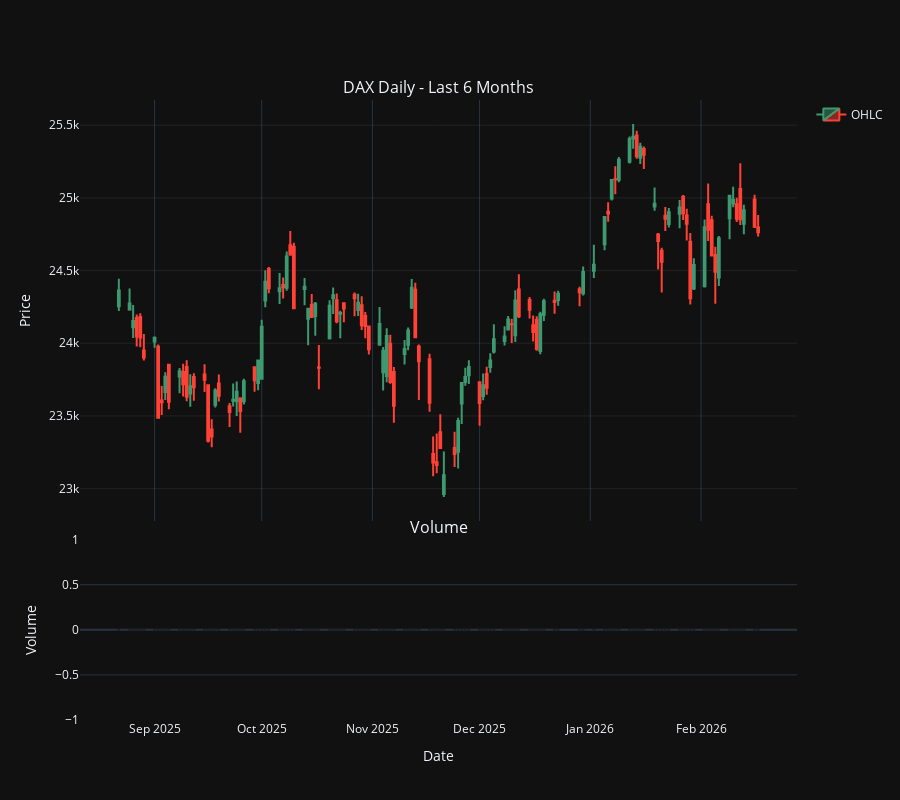

The code cell stored with this chart in its notebook:
### Markdown cell above
## 4. Interactive Candlestick Charts

Use Plotly for interactive exploration of price action.

### Code cell
def plot_candlestick(df, title="DAX Candlestick Chart", show_volume=True):
    """
    Create interactive candlestick chart with Plotly
    
    Args:
        df: Polars DataFrame with columns: timestamp, open, high, low, close, volume
        title: Chart title
        show_volume: Whether to show volume subplot
    """
    if show_volume:
        fig = make_subplots(
            rows=2, cols=1,
            shared_xaxes=True,
            vertical_spacing=0.03,
            row_heights=[0.7, 0.3],
            subplot_titles=(title, 'Volume')
        )
    else:
        fig = go.Figure()
    
    price_min = float(df['low'].min())
    price_max = float(df['high'].max())
    
    y_range = [price_min + i * (price_max - price_min) / 100 for i in range(101)]
    x_values = df['timestamp'].to_list() * len(y_range)
    y_values = [y for y in y_range for _ in range(len(df))]
    
    price_overlay = go.Scatter(
        x=x_values,
        y=y_values,
        mode='markers',
        marker=dict(size=0.1, color='rgba(0,0,0,0)'),
        showlegend=False,
        hovertemplate='<b>Price: %{y:,.2f}</b><extra></extra>',
        name='Price Level'
    )
    
    candlestick = go.Candlestick(
        x=df['timestamp'].to_list(),
        open=df['open'].to_list(),
        high=df['high'].to_list(),
        low=df['low'].to_list(),
        close=df['close'].to_list(),
        name='OHLC',
        hovertext=[
            f"<b>Price Levels:</b><br>" +
            f"Open: {o:.2f}<br>" +
            f"High: <b>{h:.2f}</b><br>" +
            f"Low: <b>{l:.2f}</b><br>" +
            f"Close: {c:.2f}<br>" +
            f"Range: {h-l:.2f} ({(h-l)/l*100:.2f}%)"
            for o, h, l, c in zip(
                df['open'].to_list(),
                df['high'].to_list(),
                df['low'].to_list(),
                df['close'].to_list()
            )
        ],
        hoverinfo='text+x',
    )
    
    if show_volume:
        fig.add_trace(price_overlay, row=1, col=1)
        fig.add_trace(candlestick, row=1, col=1)
        
        colors = ['red' if df['close'][i] < df['open'][i] else 'green' 
                  for i in range(len(df))]
        
        volume_bars = go.Bar(
            x=df['timestamp'].to_list(),
            y=df['volume'].to_list(),
            name='Volume',
            marker_color=colors,
            showlegend=False
        )
        fig.add_trace(volume_bars, row=2, col=1)
    else:
        fig.add_trace(price_overlay)
        fig.add_trace(candlestick)
        fig.update_layout(title=title)
    
    fig.update_layout(
        xaxis_rangeslider_visible=False,
        height=800,
        hovermode='closest',
        template='plotly_dark',
    )
    
    fig.update_xaxes(
        title_text="Date",
        row=2 if show_volume else 1,
        col=1,
        showspikes=True,
        spikemode='across',
        spikesnap='cursor',
        spikedash='dot',
        spikecolor='rgba(150, 150, 150, 0.5)',
        spikethickness=1
    )
    
    fig.update_yaxes(
        title_text="Price",
        row=1,
        col=1,
        showspikes=True,
        spikemode='across+toaxis+marker',
        spikesnap='cursor',
        spikedash='solid',
        spikecolor='rgba(255, 255, 255, 0.8)',
        spikethickness=2,
        showgrid=True,
        gridcolor='rgba(100, 100, 100, 0.2)',
    )
    
    if show_volume:
        fig.update_yaxes(title_text="Volume", row=2, col=1)
    
    return fig

recent_daily = load_data("DAX", "1D", days=180)
fig = plot_candlestick(recent_daily, "DAX Daily - Last 6 Months")
fig.show()

### Figure 1 — Plotly figure (JSON) as saved in the notebook; plotly's stock layout.template omitted (floating-point values rounded to 4 significant figures; data arrays with more than 128 entries replaced by an {"elided": "..."} marker saying what was removed)
{"data": [{"hovertemplate": "<b>Price: %{y:,.2f}</b><extra></extra>", "marker": {"color": "rgba(0,0,0,0)", "size": 0.1}, "mode": "markers", "name": "Price Level", "showlegend": false, "type": "scatter", "x": {"elided": "12423 str values"}, "xaxis": "x", "y": {"elided": "12423 float values"}, "yaxis": "y"}, {"close": [24360.0, 24270.0, 24150.0, 24050.0, 24040.0, 23900.0, 24040.0, 23490.0, 23590.0, 23770.0, 23600.0, 23810.0, 23720.0, 23630.0, 23700.0, 23700.0, 23750.0, 23330.0, 23360.0, 23670.0, 23640.0, 23530.0, 23610.0, 23670.0, 23530.0, 23740.0, 23750.0, 23880.0, 24110.0, 24420.0, 24380.0, 24380.0, 24390.0, 24600.0, 24610.0, 24240.0, 24390.0, 24240.0, 24180.0, 24270.0, 23830.0, 24260.0, 24330.0, 24150.0, 24210.0, 24240.0, 24310.0, 24280.0, 24120.0, 24120.0, 23960.0, 24130.0, 23950.0, 24050.0, 23730.0, 23570.0, 23960.0, 24090.0, 24380.0, 24040.0, 23880.0, 23590.0, 23180.0, 23160.0, 23280.0, 23090.0, 23240.0, 23460.0, 23730.0, 23770.0, 23840.0, 23590.0, 23710.0, 23690.0, 23880.0, 24030.0, 24050.0, 24160.0, 24130.0, 24290.0, 24190.0, 24230.0, 24080.0, 23960.0, 24200.0, 24290.0, 24280.0, 24340.0, 24350.0, 24490.0, 24540.0, 24870.0, 24890.0, 25120.0, 25130.0, 25260.0, 25410.0, 25420.0, 25290.0, 25350.0, 25300.0, 24960.0, 24700.0, 24560.0, 24860.0, 24900.0, 24930.0, 24890.0, 24820.0, 24310.0, 24540.0, 24800.0, 24780.0, 24600.0, 24490.0, 24720.0, 25010.0, 24990.0, 24860.0, 24850.0, 24910.0, 24800.0, 24760.0], "high": [24440.0, 24380.0, 24260.0, 24200.0, 24210.0, 24060.0, 24050.0, 23990.0, 23710.0, 23800.0, 23850.0, 23830.0, 23860.0, 23880.0, 23790.0, 23790.0, 23860.0, 23720.0, 23480.0, 23690.0, 23790.0, 23590.0, 23720.0, 23740.0, 23630.0, 23760.0, 23840.0, 23890.0, 24160.0, 24500.0, 24520.0, 24480.0, 24450.0, 24630.0, 24770.0, 24690.0, 24450.0, 24240.0, 24340.0, 24280.0, 23990.0, 24300.0, 24380.0, 24340.0, 24220.0, 24280.0, 24350.0, 24340.0, 24320.0, 24220.0, 24120.0, 24250.0, 23970.0, 24100.0, 24060.0, 23840.0, 24020.0, 24110.0, 24440.0, 24420.0, 23990.0, 23930.0, 23360.0, 23380.0, 23510.0, 23260.0, 23390.0, 23490.0, 23730.0, 23830.0, 23880.0, 23730.0, 23790.0, 23840.0, 23930.0, 24130.0, 24120.0, 24190.0, 24170.0, 24360.0, 24470.0, 24320.0, 24190.0, 24190.0, 24220.0, 24310.0, 24360.0, 24360.0, 24390.0, 24530.0, 24680.0, 24870.0, 24970.0, 25120.0, 25220.0, 25280.0, 25420.0, 25510.0, 25460.0, 25380.0, 25350.0, 25070.0, 24760.0, 24660.0, 24940.0, 24930.0, 24990.0, 25020.0, 24930.0, 24760.0, 24590.0, 24850.0, 25100.0, 24880.0, 24660.0, 24740.0, 25010.0, 25080.0, 25000.0, 25240.0, 24950.0, 25020.0, 24880.0], "hoverinfo": "text+x", "hovertext": ["<b>Price Levels:</b><br>Open: 24254.81<br>High: <b>24444.41</b><br>Low: <b>24222.54</b><br>Close: 24363.09<br>Range: 221.87 (0.92%)", "<b>Price Levels:</b><br>Open: 24232.02<br>High: <b>24377.38</b><br>Low: <b>24224.15</b><br>Close: 24273.12<br>Range: 153.23 (0.63%)", "<b>Price Levels:</b><br>Open: 24110.08<br>High: <b>24263.11</b><br>Low: <b>24036.88</b><br>Close: 24152.87<br>Range: 226.23 (0.94%)", "<b>Price Levels:</b><br>Open: 24174.62<br>High: <b>24198.30</b><br>Low: <b>23977.99</b><br>Close: 24046.21<br>Range: 220.31 (0.92%)", "<b>Price Levels:</b><br>Open: 24180.62<br>High: <b>24206.53</b><br>Low: <b>23972.54</b><br>Close: 24039.92<br>Range: 233.99 (0.98%)", "<b>Price Levels:</b><br>Open: 23949.43<br>High: <b>24063.55</b><br>Low: <b>23881.98</b><br>Close: 23902.21<br>Range: 181.57 (0.76%)", "<b>Price Levels:</b><br>Open: 24012.04<br>High: <b>24046.85</b><br>Low: <b>23969.36</b><br>Close: 24037.33<br>Range: 77.49 (0.32%)", "<b>Price Levels:</b><br>Open: 23975.34<br>High: <b>23990.81</b><br>Low: <b>23487.33</b><br>Close: 23487.33<br>Range: 503.48 (2.14%)", "<b>Price Levels:</b><br>Open: 23606.69<br>High: <b>23705.95</b><br>Low: <b>23507.11</b><br>Close: 23594.80<br>Range: 198.84 (0.85%)", "<b>Price Levels:</b><br>Open: 23664.79<br>High: <b>23800.12</b><br>Low: <b>23610.45</b><br>Close: 23770.33<br>Range: 189.67 (0.80%)", "<b>Price Levels:</b><br>Open: 23851.94<br>High: <b>23854.68</b><br>Low: <b>23546.70</b><br>Close: 23596.98<br>Range: 307.98 (1.31%)", "<b>Price Levels:</b><br>Open: 23771.86<br>High: <b>23830.12</b><br>Low: <b>23655.47</b><br>Close: 23807.13<br>Range: 174.65 (0.74%)", "<b>Price Levels:</b><br>Open: 23802.61<br>High: <b>23859.56</b><br>Low: <b>23633.95</b><br>Close: 23718.45<br>Range: 225.61 (0.95%)", "<b>Price Levels:</b><br>Open: 23837.17<br>High: <b>23883.58</b><br>Low: <b>23600.47</b><br>Close: 23632.95<br>Range: 283.11 (1.20%)", "<b>Price Levels:</b><br>Open: 23654.93<br>High: <b>23787.18</b><br>Low: <b>23563.37</b><br>Close: 23703.65<br>Range: 223.81 (0.95%)", "<b>Price Levels:</b><br>Open: 23767.34<br>High: <b>23793.06</b><br>Low: <b>23604.36</b><br>Close: 23698.15<br>Range: 188.70 (0.80%)", "<b>Price Levels:</b><br>Open: 23785.26<br>High: <b>23855.35</b><br>Low: <b>23664.11</b><br>Close: 23748.86<br>Range: 191.24 (0.81%)", "<b>Price Levels:</b><br>Open: 23711.99<br>High: <b>23717.67</b><br>Low: <b>23317.30</b><br>Close: 23329.24<br>Range: 400.37 (1.72%)", "<b>Price Levels:</b><br>Open: 23407.39<br>High: <b>23476.71</b><br>Low: <b>23284.67</b><br>Close: 23359.18<br>Range: 192.04 (0.82%)", "<b>Price Levels:</b><br>Open: 23577.06<br>High: <b>23690.47</b><br>Low: <b>23557.81</b><br>Close: 23674.53<br>Range: 132.66 (0.56%)", "<b>Price Levels:</b><br>Open: 23723.34<br>High: <b>23785.24</b><br>Low: <b>23599.26</b><br>Close: 23639.41<br>Range: 185.98 (0.79%)", "<b>Price Levels:</b><br>Open: 23567.49<br>High: <b>23589.25</b><br>Low: <b>23424.44</b><br>Close: 23527.05<br>Range: 164.81 (0.70%)", "<b>Price Levels:</b><br>Open: 23604.36<br>High: <b>23723.20</b><br>Low: <b>23564.97</b><br>Close: 23611.33<br>Range: 158.23 (0.67%)", "<b>Price Levels:</b><br>Open: 23601.50<br>High: <b>23736.60</b><br>Low: <b>23499.98</b><br>Close: 23666.81<br>Range: 236.62 (1.01%)", "<b>Price Levels:</b><br>Open: 23620.40<br>High: <b>23629.37</b><br>Low: <b>23383.84</b><br>Close: 23534.83<br>Range: 245.53 (1.05%)", "<b>Price Levels:</b><br>Open: 23601.19<br>High: <b>23756.04</b><br>Low: <b>23579.25</b><br>Close: 23739.47<br>Range: 176.79 (0.75%)", "<b>Price Levels:</b><br>Open: 23835.61<br>High: <b>23835.61</b><br>Low: <b>23666.81</b><br>Close: 23745.06<br>Range: 168.80 (0.71%)", "<b>Price Levels:</b><br>Open: 23726.43<br>High: <b>23887.73</b><br>Low: <b>23676.36</b><br>Close: 23880.72<br>Range: 211.37 (0.89%)", "<b>Price Levels:</b><br>Open: 23755.23<br>High: <b>24162.23</b><br>Low: <b>23753.08</b><br>Close: 24113.62<br>Range: 409.15 (1.72%)", "<b>Price Levels:</b><br>Open: 24293.83<br>High: <b>24502.33</b><br>Low: <b>24247.45</b><br>Close: 24422.56<br>Range: 254.88 (1.05%)", "<b>Price Levels:</b><br>Open: 24511.57<br>High: <b>24524.11</b><br>Low: <b>24343.21</b><br>Close: 24378.80<br>Range: 180.90 (0.74%)", "<b>Price Levels:</b><br>Open: 24357.59<br>High: <b>24482.90</b><br>Low: <b>24269.94</b><br>Close: 24378.29<br>Range: 212.96 (0.88%)", "<b>Price Levels:</b><br>Open: 24400.77<br>High: <b>24452.93</b><br>Low: <b>24308.04</b><br>Close: 24385.78<br>Range: 144.89 (0.60%)", "<b>Price Levels:</b><br>Open: 24382.66<br>High: <b>24630.97</b><br>Low: <b>24360.65</b><br>Close: 24597.13<br>Range: 270.32 (1.11%)", "<b>Price Levels:</b><br>Open: 24674.65<br>High: <b>24771.34</b><br>Low: <b>24602.12</b><br>Close: 24611.25<br>Range: 169.22 (0.69%)", "<b>Price Levels:</b><br>Open: 24664.23<br>High: <b>24690.72</b><br>Low: <b>24241.46</b><br>Close: 24241.46<br>Range: 449.26 (1.85%)", "<b>Price Levels:</b><br>Open: 24372.90<br>High: <b>24448.77</b><br>Low: <b>24260.77</b><br>Close: 24387.93<br>Range: 188.00 (0.77%)", "<b>Price Levels:</b><br>Open: 24169.03<br>High: <b>24242.85</b><br>Low: <b>23986.93</b><br>Close: 24236.94<br>Range: 255.92 (1.07%)", "<b>Price Levels:</b><br>Open: 24263.71<br>High: <b>24339.27</b><br>Low: <b>24181.37</b><br>Close: 24181.37<br>Range: 157.90 (0.65%)", "<b>Price Levels:</b><br>Open: 24188.15<br>High: <b>24283.57</b><br>Low: <b>24051.85</b><br>Close: 24272.19<br>Range: 231.72 (0.96%)", "<b>Price Levels:</b><br>Open: 23833.11<br>High: <b>23987.75</b><br>Low: <b>23684.37</b><br>Close: 23830.99<br>Range: 303.38 (1.28%)", "<b>Price Levels:</b><br>Open: 24035.19<br>High: <b>24296.39</b><br>Low: <b>24026.59</b><br>Close: 24258.80<br>Range: 269.80 (1.12%)", "<b>Price Levels:</b><br>Open: 24310.44<br>High: <b>24384.24</b><br>Low: <b>24201.29</b><br>Close: 24330.03<br>Range: 182.95 (0.76%)", "<b>Price Levels:</b><br>Open: 24296.16<br>High: <b>24342.18</b><br>Low: <b>24138.25</b><br>Close: 24151.13<br>Range: 203.93 (0.84%)", "<b>Price Levels:</b><br>Open: 24202.78<br>High: <b>24222.84</b><br>Low: <b>24035.21</b><br>Close: 24207.79<br>Range: 187.63 (0.78%)", "<b>Price Levels:</b><br>Open: 24275.99<br>High: <b>24275.99</b><br>Low: <b>24145.26</b><br>Close: 24239.89<br>Range: 130.73 (0.54%)", "<b>Price Levels:</b><br>Open: 24332.85<br>High: <b>24348.59</b><br>Low: <b>24185.84</b><br>Close: 24308.78<br>Range: 162.75 (0.67%)", "<b>Price Levels:</b><br>Open: 24228.18<br>High: <b>24339.94</b><br>Low: <b>24188.37</b><br>Close: 24278.63<br>Range: 151.57 (0.63%)", "<b>Price Levels:</b><br>Open: 24261.09<br>High: <b>24322.90</b><br>Low: <b>24090.58</b><br>Close: 24124.21<br>Range: 232.32 (0.96%)", "<b>Price Levels:</b><br>Open: 24187.82<br>High: <b>24215.30</b><br>Low: <b>24034.75</b><br>Close: 24118.89<br>Range: 180.55 (0.75%)", "<b>Price Levels:</b><br>Open: 24115.31<br>High: <b>24119.66</b><br>Low: <b>23922.95</b><br>Close: 23958.30<br>Range: 196.71 (0.82%)", "<b>Price Levels:</b><br>Open: 23990.34<br>High: <b>24248.67</b><br>Low: <b>23982.28</b><br>Close: 24132.41<br>Range: 266.39 (1.11%)", "<b>Price Levels:</b><br>Open: 23801.24<br>High: <b>23974.31</b><br>Low: <b>23674.65</b><br>Close: 23949.11<br>Range: 299.66 (1.27%)", "<b>Price Levels:</b><br>Open: 23774.55<br>High: <b>24103.53</b><br>Low: <b>23732.38</b><br>Close: 24049.74<br>Range: 371.15 (1.56%)", "<b>Price Levels:</b><br>Open: 23996.24<br>High: <b>24058.73</b><br>Low: <b>23721.99</b><br>Close: 23734.02<br>Range: 336.74 (1.42%)", "<b>Price Levels:</b><br>Open: 23801.97<br>High: <b>23837.12</b><br>Low: <b>23452.89</b><br>Close: 23569.96<br>Range: 384.23 (1.64%)", "<b>Price Levels:</b><br>Open: 23925.36<br>High: <b>24022.69</b><br>Low: <b>23854.49</b><br>Close: 23959.99<br>Range: 168.20 (0.71%)", "<b>Price Levels:</b><br>Open: 23990.14<br>High: <b>24108.43</b><br>Low: <b>23952.41</b><br>Close: 24088.06<br>Range: 156.02 (0.65%)", "<b>Price Levels:</b><br>Open: 24245.89<br>High: <b>24441.28</b><br>Low: <b>24234.94</b><br>Close: 24381.46<br>Range: 206.34 (0.85%)", "<b>Price Levels:</b><br>Open: 24367.70<br>High: <b>24416.33</b><br>Low: <b>24040.52</b><br>Close: 24041.62<br>Range: 375.81 (1.56%)", "<b>Price Levels:</b><br>Open: 23977.72<br>High: <b>23992.12</b><br>Low: <b>23609.06</b><br>Close: 23876.55<br>Range: 383.06 (1.62%)", "<b>Price Levels:</b><br>Open: 23890.48<br>High: <b>23928.48</b><br>Low: <b>23529.73</b><br>Close: 23590.52<br>Range: 398.75 (1.69%)", "<b>Price Levels:</b><br>Open: 23238.33<br>High: <b>23358.75</b><br>Low: <b>23085.38</b><br>Close: 23180.53<br>Range: 273.37 (1.18%)", "<b>Price Levels:</b><br>Open: 23180.93<br>High: <b>23379.36</b><br>Low: <b>23105.55</b><br>Close: 23162.92<br>Range: 273.81 (1.19%)", "<b>Price Levels:</b><br>Open: 23387.42<br>High: <b>23512.49</b><br>Low: <b>23278.85</b><br>Close: 23278.85<br>Range: 233.64 (1.00%)", "<b>Price Levels:</b><br>Open: 22963.17<br>High: <b>23256.27</b><br>Low: <b>22943.06</b><br>Close: 23091.87<br>Range: 313.21 (1.37%)", "<b>Price Levels:</b><br>Open: 23280.32<br>High: <b>23392.22</b><br>Low: <b>23149.70</b><br>Close: 23239.18<br>Range: 242.52 (1.05%)", "<b>Price Levels:</b><br>Open: 23254.46<br>High: <b>23487.23</b><br>Low: <b>23139.27</b><br>Close: 23464.63<br>Range: 347.96 (1.50%)", "<b>Price Levels:</b><br>Open: 23585.26<br>High: <b>23726.22</b><br>Low: <b>23445.28</b><br>Close: 23726.22<br>Range: 280.94 (1.20%)", "<b>Price Levels:</b><br>Open: 23732.81<br>High: <b>23830.97</b><br>Low: <b>23708.42</b><br>Close: 23767.96<br>Range: 122.55 (0.52%)", "<b>Price Levels:</b><br>Open: 23780.75<br>High: <b>23883.98</b><br>Low: <b>23720.56</b><br>Close: 23836.79<br>Range: 163.42 (0.69%)", "<b>Price Levels:</b><br>Open: 23731.29<br>High: <b>23734.20</b><br>Low: <b>23433.48</b><br>Close: 23589.44<br>Range: 300.72 (1.28%)", "<b>Price Levels:</b><br>Open: 23637.49<br>High: <b>23792.05</b><br>Low: <b>23607.70</b><br>Close: 23710.86<br>Range: 184.35 (0.78%)", "<b>Price Levels:</b><br>Open: 23788.82<br>High: <b>23838.05</b><br>Low: <b>23646.43</b><br>Close: 23693.71<br>Range: 191.62 (0.81%)", "<b>Price Levels:</b><br>Open: 23836.23<br>High: <b>23930.52</b><br>Low: <b>23797.71</b><br>Close: 23882.03<br>Range: 132.81 (0.56%)", "<b>Price Levels:</b><br>Open: 23942.73<br>High: <b>24130.92</b><br>Low: <b>23929.26</b><br>Close: 24028.14<br>Range: 201.66 (0.84%)", "<b>Price Levels:</b><br>Open: 24015.97<br>High: <b>24116.99</b><br>Low: <b>23985.28</b><br>Close: 24046.01<br>Range: 131.71 (0.55%)", "<b>Price Levels:</b><br>Open: 24094.99<br>High: <b>24186.92</b><br>Low: <b>24092.50</b><br>Close: 24162.65<br>Range: 94.42 (0.39%)", "<b>Price Levels:</b><br>Open: 24131.39<br>High: <b>24168.72</b><br>Low: <b>24001.43</b><br>Close: 24130.14<br>Range: 167.29 (0.70%)", "<b>Price Levels:</b><br>Open: 24055.17<br>High: <b>24364.01</b><br>Low: <b>24007.98</b><br>Close: 24294.61<br>Range: 356.03 (1.48%)", "<b>Price Levels:</b><br>Open: 24368.94<br>High: <b>24474.62</b><br>Low: <b>24173.28</b><br>Close: 24186.49<br>Range: 301.34 (1.25%)", "<b>Price Levels:</b><br>Open: 24297.64<br>High: <b>24318.30</b><br>Low: <b>24170.45</b><br>Close: 24229.91<br>Range: 147.85 (0.61%)", "<b>Price Levels:</b><br>Open: 24124.11<br>High: <b>24191.60</b><br>Low: <b>24011.80</b><br>Close: 24076.87<br>Range: 179.80 (0.75%)", "<b>Price Levels:</b><br>Open: 24159.62<br>High: <b>24185.47</b><br>Low: <b>23949.17</b><br>Close: 23960.59<br>Range: 236.30 (0.99%)", "<b>Price Levels:</b><br>Open: 23947.03<br>High: <b>24215.98</b><br>Low: <b>23923.97</b><br>Close: 24199.50<br>Range: 292.01 (1.22%)", "<b>Price Levels:</b><br>Open: 24196.19<br>High: <b>24305.82</b><br>Low: <b>24153.23</b><br>Close: 24288.40<br>Range: 152.59 (0.63%)", "<b>Price Levels:</b><br>Open: 24291.85<br>High: <b>24356.11</b><br>Low: <b>24203.37</b><br>Close: 24283.97<br>Range: 152.74 (0.63%)", "<b>Price Levels:</b><br>Open: 24297.62<br>High: <b>24362.01</b><br>Low: <b>24257.47</b><br>Close: 24340.06<br>Range: 104.54 (0.43%)", "<b>Price Levels:</b><br>Open: 24370.94<br>High: <b>24389.15</b><br>Low: <b>24253.73</b><br>Close: 24351.12<br>Range: 135.42 (0.56%)", "<b>Price Levels:</b><br>Open: 24343.19<br>High: <b>24527.94</b><br>Low: <b>24328.42</b><br>Close: 24490.41<br>Range: 199.52 (0.82%)", "<b>Price Levels:</b><br>Open: 24499.51<br>High: <b>24676.79</b><br>Low: <b>24448.98</b><br>Close: 24539.34<br>Range: 227.81 (0.93%)", "<b>Price Levels:</b><br>Open: 24681.35<br>High: <b>24868.69</b><br>Low: <b>24639.68</b><br>Close: 24868.69<br>Range: 229.01 (0.93%)", "<b>Price Levels:</b><br>Open: 24904.68<br>High: <b>24969.17</b><br>Low: <b>24836.33</b><br>Close: 24892.20<br>Range: 132.84 (0.53%)", "<b>Price Levels:</b><br>Open: 24995.00<br>High: <b>25122.26</b><br>Low: <b>24982.62</b><br>Close: 25122.26<br>Range: 139.64 (0.56%)", "<b>Price Levels:</b><br>Open: 25128.46<br>High: <b>25217.52</b><br>Low: <b>25024.65</b><br>Close: 25127.46<br>Range: 192.87 (0.77%)", "<b>Price Levels:</b><br>Open: 25124.02<br>High: <b>25281.18</b><br>Low: <b>25107.92</b><br>Close: 25261.64<br>Range: 173.26 (0.69%)", "<b>Price Levels:</b><br>Open: 25248.37<br>High: <b>25421.42</b><br>Low: <b>25236.88</b><br>Close: 25405.34<br>Range: 184.54 (0.73%)", "<b>Price Levels:</b><br>Open: 25408.37<br>High: <b>25507.79</b><br>Low: <b>25338.30</b><br>Close: 25420.66<br>Range: 169.49 (0.67%)", "<b>Price Levels:</b><br>Open: 25429.75<br>High: <b>25461.36</b><br>Low: <b>25268.27</b><br>Close: 25286.24<br>Range: 193.09 (0.76%)", "<b>Price Levels:</b><br>Open: 25275.83<br>High: <b>25378.55</b><br>Low: <b>25233.32</b><br>Close: 25352.39<br>Range: 145.23 (0.58%)", "<b>Price Levels:</b><br>Open: 25336.01<br>High: <b>25354.11</b><br>Low: <b>25198.53</b><br>Close: 25297.13<br>Range: 155.58 (0.62%)", "<b>Price Levels:</b><br>Open: 24940.47<br>High: <b>25070.61</b><br>Low: <b>24911.59</b><br>Close: 24959.06<br>Range: 159.02 (0.64%)", "<b>Price Levels:</b><br>Open: 24747.35<br>High: <b>24758.32</b><br>Low: <b>24507.11</b><br>Close: 24703.12<br>Range: 251.21 (1.03%)", "<b>Price Levels:</b><br>Open: 24636.55<br>High: <b>24656.73</b><br>Low: <b>24349.54</b><br>Close: 24560.98<br>Range: 307.19 (1.26%)", "<b>Price Levels:</b><br>Open: 24877.63<br>High: <b>24937.08</b><br>Low: <b>24772.54</b><br>Close: 24856.47<br>Range: 164.54 (0.66%)", "<b>Price Levels:</b><br>Open: 24819.94<br>High: <b>24930.15</b><br>Low: <b>24796.93</b><br>Close: 24900.71<br>Range: 133.22 (0.54%)", "<b>Price Levels:</b><br>Open: 24890.30<br>High: <b>24985.15</b><br>Low: <b>24790.74</b><br>Close: 24933.08<br>Range: 194.41 (0.78%)", "<b>Price Levels:</b><br>Open: 25008.03<br>High: <b>25020.22</b><br>Low: <b>24848.53</b><br>Close: 24894.44<br>Range: 171.69 (0.69%)", "<b>Price Levels:</b><br>Open: 24878.23<br>High: <b>24926.03</b><br>Low: <b>24707.19</b><br>Close: 24822.79<br>Range: 218.84 (0.89%)", "<b>Price Levels:</b><br>Open: 24697.38<br>High: <b>24758.73</b><br>Low: <b>24266.33</b><br>Close: 24309.46<br>Range: 492.40 (2.03%)", "<b>Price Levels:</b><br>Open: 24376.15<br>High: <b>24585.45</b><br>Low: <b>24366.39</b><br>Close: 24538.81<br>Range: 219.06 (0.90%)", "<b>Price Levels:</b><br>Open: 24392.09<br>High: <b>24851.70</b><br>Low: <b>24384.21</b><br>Close: 24797.52<br>Range: 467.49 (1.92%)", "<b>Price Levels:</b><br>Open: 24956.76<br>High: <b>25098.71</b><br>Low: <b>24703.62</b><br>Close: 24780.79<br>Range: 395.09 (1.60%)", "<b>Price Levels:</b><br>Open: 24845.59<br>High: <b>24877.91</b><br>Low: <b>24603.04</b><br>Close: 24603.04<br>Range: 274.87 (1.12%)", "<b>Price Levels:</b><br>Open: 24607.47<br>High: <b>24663.81</b><br>Low: <b>24272.62</b><br>Close: 24491.06<br>Range: 391.19 (1.61%)", "<b>Price Levels:</b><br>Open: 24452.15<br>High: <b>24737.97</b><br>Low: <b>24393.11</b><br>Close: 24721.46<br>Range: 344.86 (1.41%)", "<b>Price Levels:</b><br>Open: 24860.67<br>High: <b>25014.87</b><br>Low: <b>24714.89</b><br>Close: 25014.87<br>Range: 299.98 (1.21%)", "<b>Price Levels:</b><br>Open: 24960.59<br>High: <b>25075.75</b><br>Low: <b>24935.34</b><br>Close: 24987.85<br>Range: 140.41 (0.56%)", "<b>Price Levels:</b><br>Open: 24956.46<br>High: <b>25001.52</b><br>Low: <b>24834.79</b><br>Close: 24856.15<br>Range: 166.73 (0.67%)", "<b>Price Levels:</b><br>Open: 25060.80<br>High: <b>25239.01</b><br>Low: <b>24813.23</b><br>Close: 24852.69<br>Range: 425.78 (1.72%)", "<b>Price Levels:</b><br>Open: 24822.30<br>High: <b>24953.15</b><br>Low: <b>24750.47</b><br>Close: 24914.88<br>Range: 202.68 (0.82%)", "<b>Price Levels:</b><br>Open: 24988.61<br>High: <b>25020.83</b><br>Low: <b>24793.58</b><br>Close: 24800.91<br>Range: 227.25 (0.92%)", "<b>Price Levels:</b><br>Open: 24796.82<br>High: <b>24881.94</b><br>Low: <b>24734.04</b><br>Close: 24763.27<br>Range: 147.90 (0.60%)"], "low": [24220.0, 24220.0, 24040.0, 23980.0, 23970.0, 23880.0, 23970.0, 23490.0, 23510.0, 23610.0, 23550.0, 23660.0, 23630.0, 23600.0, 23560.0, 23600.0, 23660.0, 23320.0, 23280.0, 23560.0, 23600.0, 23420.0, 23560.0, 23500.0, 23380.0, 23580.0, 23670.0, 23680.0, 23750.0, 24250.0, 24340.0, 24270.0, 24310.0, 24360.0, 24600.0, 24240.0, 24260.0, 23990.0, 24180.0, 24050.0, 23680.0, 24030.0, 24200.0, 24140.0, 24040.0, 24150.0, 24190.0, 24190.0, 24090.0, 24030.0, 23920.0, 23980.0, 23670.0, 23730.0, 23720.0, 23450.0, 23850.0, 23950.0, 24230.0, 24040.0, 23610.0, 23530.0, 23090.0, 23110.0, 23280.0, 22940.0, 23150.0, 23140.0, 23450.0, 23710.0, 23720.0, 23430.0, 23610.0, 23650.0, 23800.0, 23930.0, 23990.0, 24090.0, 24000.0, 24010.0, 24170.0, 24170.0, 24010.0, 23950.0, 23920.0, 24150.0, 24200.0, 24260.0, 24250.0, 24330.0, 24450.0, 24640.0, 24840.0, 24980.0, 25020.0, 25110.0, 25240.0, 25340.0, 25270.0, 25230.0, 25200.0, 24910.0, 24510.0, 24350.0, 24770.0, 24800.0, 24790.0, 24850.0, 24710.0, 24270.0, 24370.0, 24380.0, 24700.0, 24600.0, 24270.0, 24390.0, 24710.0, 24940.0, 24830.0, 24810.0, 24750.0, 24790.0, 24730.0], "name": "OHLC", "open": [24250.0, 24230.0, 24110.0, 24170.0, 24180.0, 23950.0, 24010.0, 23980.0, 23610.0, 23660.0, 23850.0, 23770.0, 23800.0, 23840.0, 23650.0, 23770.0, 23790.0, 23710.0, 23410.0, 23580.0, 23720.0, 23570.0, 23600.0, 23600.0, 23620.0, 23600.0, 23840.0, 23730.0, 23760.0, 24290.0, 24510.0, 24360.0, 24400.0, 24380.0, 24670.0, 24660.0, 24370.0, 24170.0, 24260.0, 24190.0, 23830.0, 24040.0, 24310.0, 24300.0, 24200.0, 24280.0, 24330.0, 24230.0, 24260.0, 24190.0, 24120.0, 23990.0, 23800.0, 23770.0, 24000.0, 23800.0, 23930.0, 23990.0, 24250.0, 24370.0, 23980.0, 23890.0, 23240.0, 23180.0, 23390.0, 22960.0, 23280.0, 23250.0, 23590.0, 23730.0, 23780.0, 23730.0, 23640.0, 23790.0, 23840.0, 23940.0, 24020.0, 24090.0, 24130.0, 24060.0, 24370.0, 24300.0, 24120.0, 24160.0, 23950.0, 24200.0, 24290.0, 24300.0, 24370.0, 24340.0, 24500.0, 24680.0, 24900.0, 24995, 25130.0, 25120.0, 25250.0, 25410.0, 25430.0, 25280.0, 25340.0, 24940.0, 24750.0, 24640.0, 24880.0, 24820.0, 24890.0, 25010.0, 24880.0, 24700.0, 24380.0, 24390.0, 24960.0, 24850.0, 24610.0, 24450.0, 24860.0, 24960.0, 24960.0, 25060.0, 24820.0, 24990.0, 24800.0], "type": "candlestick", "x": ["2025-08-22T00:00:00+00:00", "2025-08-25T00:00:00+00:00", "2025-08-26T00:00:00+00:00", "2025-08-27T00:00:00+00:00", "2025-08-28T00:00:00+00:00", "2025-08-29T00:00:00+00:00", "2025-09-01T00:00:00+00:00", "2025-09-02T00:00:00+00:00", "2025-09-03T00:00:00+00:00", "2025-09-04T00:00:00+00:00", "2025-09-05T00:00:00+00:00", "2025-09-08T00:00:00+00:00", "2025-09-09T00:00:00+00:00", "2025-09-10T00:00:00+00:00", "2025-09-11T00:00:00+00:00", "2025-09-12T00:00:00+00:00", "2025-09-15T00:00:00+00:00", "2025-09-16T00:00:00+00:00", "2025-09-17T00:00:00+00:00", "2025-09-18T00:00:00+00:00", "2025-09-19T00:00:00+00:00", "2025-09-22T00:00:00+00:00", "2025-09-23T00:00:00+00:00", "2025-09-24T00:00:00+00:00", "2025-09-25T00:00:00+00:00", "2025-09-26T00:00:00+00:00", "2025-09-29T00:00:00+00:00", "2025-09-30T00:00:00+00:00", "2025-10-01T00:00:00+00:00", "2025-10-02T00:00:00+00:00", "2025-10-03T00:00:00+00:00", "2025-10-06T00:00:00+00:00", "2025-10-07T00:00:00+00:00", "2025-10-08T00:00:00+00:00", "2025-10-09T00:00:00+00:00", "2025-10-10T00:00:00+00:00", "2025-10-13T00:00:00+00:00", "2025-10-14T00:00:00+00:00", "2025-10-15T00:00:00+00:00", "2025-10-16T00:00:00+00:00", "2025-10-17T00:00:00+00:00", "2025-10-20T00:00:00+00:00", "2025-10-21T00:00:00+00:00", "2025-10-22T00:00:00+00:00", "2025-10-23T00:00:00+00:00", "2025-10-24T00:00:00+00:00", "2025-10-27T00:00:00+00:00", "2025-10-28T00:00:00+00:00", "2025-10-29T00:00:00+00:00", "2025-10-30T00:00:00+00:00", "2025-10-31T00:00:00+00:00", "2025-11-03T00:00:00+00:00", "2025-11-04T00:00:00+00:00", "2025-11-05T00:00:00+00:00", "2025-11-06T00:00:00+00:00", "2025-11-07T00:00:00+00:00", "2025-11-10T00:00:00+00:00", "2025-11-11T00:00:00+00:00", "2025-11-12T00:00:00+00:00", "2025-11-13T00:00:00+00:00", "2025-11-14T00:00:00+00:00", "2025-11-17T00:00:00+00:00", "2025-11-18T00:00:00+00:00", "2025-11-19T00:00:00+00:00", "2025-11-20T00:00:00+00:00", "2025-11-21T00:00:00+00:00", "2025-11-24T00:00:00+00:00", "2025-11-25T00:00:00+00:00", "2025-11-26T00:00:00+00:00", "2025-11-27T00:00:00+00:00", "2025-11-28T00:00:00+00:00", "2025-12-01T00:00:00+00:00", "2025-12-02T00:00:00+00:00", "2025-12-03T00:00:00+00:00", "2025-12-04T00:00:00+00:00", "2025-12-05T00:00:00+00:00", "2025-12-08T00:00:00+00:00", "2025-12-09T00:00:00+00:00", "2025-12-10T00:00:00+00:00", "2025-12-11T00:00:00+00:00", "2025-12-12T00:00:00+00:00", "2025-12-15T00:00:00+00:00", "2025-12-16T00:00:00+00:00", "2025-12-17T00:00:00+00:00", "2025-12-18T00:00:00+00:00", "2025-12-19T00:00:00+00:00", "2025-12-22T00:00:00+00:00", "2025-12-23T00:00:00+00:00", "2025-12-29T00:00:00+00:00", "2025-12-30T00:00:00+00:00", "2026-01-02T00:00:00+00:00", "2026-01-05T00:00:00+00:00", "2026-01-06T00:00:00+00:00", "2026-01-07T00:00:00+00:00", "2026-01-08T00:00:00+00:00", "2026-01-09T00:00:00+00:00", "2026-01-12T00:00:00+00:00", "2026-01-13T00:00:00+00:00", "2026-01-14T00:00:00+00:00", "2026-01-15T00:00:00+00:00", "2026-01-16T00:00:00+00:00", "2026-01-19T00:00:00+00:00", "2026-01-20T00:00:00+00:00", "2026-01-21T00:00:00+00:00", "2026-01-22T00:00:00+00:00", "2026-01-23T00:00:00+00:00", "2026-01-26T00:00:00+00:00", "2026-01-27T00:00:00+00:00", "2026-01-28T00:00:00+00:00", "2026-01-29T00:00:00+00:00", "2026-01-30T00:00:00+00:00", "2026-02-02T00:00:00+00:00", "2026-02-03T00:00:00+00:00", "2026-02-04T00:00:00+00:00", "2026-02-05T00:00:00+00:00", "2026-02-06T00:00:00+00:00", "2026-02-09T00:00:00+00:00", "2026-02-10T00:00:00+00:00", "2026-02-11T00:00:00+00:00", "2026-02-12T00:00:00+00:00", "2026-02-13T00:00:00+00:00", "2026-02-16T00:00:00+00:00", "2026-02-17T00:00:00+00:00"], "xaxis": "x", "yaxis": "y"}, {"marker": {"color": ["green", "green", "green", "red", "red", "red", "green", "red", "red", "green", "red", "green", "red", "red", "green", "red", "red", "red", "red", "green", "red", "red", "green", "green", "red", "green", "red", "green", "green", "green", "red", "green", "red", "green", "red", "red", "green", "green", "red", "green", "red", "green", "green", "red", "green", "red", "red", "green", "red", "red", "red", "green", "green", "green", "red", "red", "green", "green", "green", "red", "red", "red", "red", "red", "red", "green", "red", "green", "green", "green", "green", "red", "green", "red", "green", "green", "green", "green", "red", "green", "red", "red", "red", "red", "green", "green", "red", "green", "red", "green", "green", "green", "red", "green", "red", "green", "green", "green", "red", "green", "red", "green", "red", "red", "red", "green", "green", "red", "red", "red", "green", "green", "red", "red", "red", "green", "green", "green", "red", "red", "green", "red", "red"]}, "name": "Volume", "showlegend": false, "type": "bar", "x": ["2025-08-22T00:00:00+00:00", "2025-08-25T00:00:00+00:00", "2025-08-26T00:00:00+00:00", "2025-08-27T00:00:00+00:00", "2025-08-28T00:00:00+00:00", "2025-08-29T00:00:00+00:00", "2025-09-01T00:00:00+00:00", "2025-09-02T00:00:00+00:00", "2025-09-03T00:00:00+00:00", "2025-09-04T00:00:00+00:00", "2025-09-05T00:00:00+00:00", "2025-09-08T00:00:00+00:00", "2025-09-09T00:00:00+00:00", "2025-09-10T00:00:00+00:00", "2025-09-11T00:00:00+00:00", "2025-09-12T00:00:00+00:00", "2025-09-15T00:00:00+00:00", "2025-09-16T00:00:00+00:00", "2025-09-17T00:00:00+00:00", "2025-09-18T00:00:00+00:00", "2025-09-19T00:00:00+00:00", "2025-09-22T00:00:00+00:00", "2025-09-23T00:00:00+00:00", "2025-09-24T00:00:00+00:00", "2025-09-25T00:00:00+00:00", "2025-09-26T00:00:00+00:00", "2025-09-29T00:00:00+00:00", "2025-09-30T00:00:00+00:00", "2025-10-01T00:00:00+00:00", "2025-10-02T00:00:00+00:00", "2025-10-03T00:00:00+00:00", "2025-10-06T00:00:00+00:00", "2025-10-07T00:00:00+00:00", "2025-10-08T00:00:00+00:00", "2025-10-09T00:00:00+00:00", "2025-10-10T00:00:00+00:00", "2025-10-13T00:00:00+00:00", "2025-10-14T00:00:00+00:00", "2025-10-15T00:00:00+00:00", "2025-10-16T00:00:00+00:00", "2025-10-17T00:00:00+00:00", "2025-10-20T00:00:00+00:00", "2025-10-21T00:00:00+00:00", "2025-10-22T00:00:00+00:00", "2025-10-23T00:00:00+00:00", "2025-10-24T00:00:00+00:00", "2025-10-27T00:00:00+00:00", "2025-10-28T00:00:00+00:00", "2025-10-29T00:00:00+00:00", "2025-10-30T00:00:00+00:00", "2025-10-31T00:00:00+00:00", "2025-11-03T00:00:00+00:00", "2025-11-04T00:00:00+00:00", "2025-11-05T00:00:00+00:00", "2025-11-06T00:00:00+00:00", "2025-11-07T00:00:00+00:00", "2025-11-10T00:00:00+00:00", "2025-11-11T00:00:00+00:00", "2025-11-12T00:00:00+00:00", "2025-11-13T00:00:00+00:00", "2025-11-14T00:00:00+00:00", "2025-11-17T00:00:00+00:00", "2025-11-18T00:00:00+00:00", "2025-11-19T00:00:00+00:00", "2025-11-20T00:00:00+00:00", "2025-11-21T00:00:00+00:00", "2025-11-24T00:00:00+00:00", "2025-11-25T00:00:00+00:00", "2025-11-26T00:00:00+00:00", "2025-11-27T00:00:00+00:00", "2025-11-28T00:00:00+00:00", "2025-12-01T00:00:00+00:00", "2025-12-02T00:00:00+00:00", "2025-12-03T00:00:00+00:00", "2025-12-04T00:00:00+00:00", "2025-12-05T00:00:00+00:00", "2025-12-08T00:00:00+00:00", "2025-12-09T00:00:00+00:00", "2025-12-10T00:00:00+00:00", "2025-12-11T00:00:00+00:00", "2025-12-12T00:00:00+00:00", "2025-12-15T00:00:00+00:00", "2025-12-16T00:00:00+00:00", "2025-12-17T00:00:00+00:00", "2025-12-18T00:00:00+00:00", "2025-12-19T00:00:00+00:00", "2025-12-22T00:00:00+00:00", "2025-12-23T00:00:00+00:00", "2025-12-29T00:00:00+00:00", "2025-12-30T00:00:00+00:00", "2026-01-02T00:00:00+00:00", "2026-01-05T00:00:00+00:00", "2026-01-06T00:00:00+00:00", "2026-01-07T00:00:00+00:00", "2026-01-08T00:00:00+00:00", "2026-01-09T00:00:00+00:00", "2026-01-12T00:00:00+00:00", "2026-01-13T00:00:00+00:00", "2026-01-14T00:00:00+00:00", "2026-01-15T00:00:00+00:00", "2026-01-16T00:00:00+00:00", "2026-01-19T00:00:00+00:00", "2026-01-20T00:00:00+00:00", "2026-01-21T00:00:00+00:00", "2026-01-22T00:00:00+00:00", "2026-01-23T00:00:00+00:00", "2026-01-26T00:00:00+00:00", "2026-01-27T00:00:00+00:00", "2026-01-28T00:00:00+00:00", "2026-01-29T00:00:00+00:00", "2026-01-30T00:00:00+00:00", "2026-02-02T00:00:00+00:00", "2026-02-03T00:00:00+00:00", "2026-02-04T00:00:00+00:00", "2026-02-05T00:00:00+00:00", "2026-02-06T00:00:00+00:00", "2026-02-09T00:00:00+00:00", "2026-02-10T00:00:00+00:00", "2026-02-11T00:00:00+00:00", "2026-02-12T00:00:00+00:00", "2026-02-13T00:00:00+00:00", "2026-02-16T00:00:00+00:00", "2026-02-17T00:00:00+00:00"], "xaxis": "x2", "y": [0, 0, 0, 0, 0, 0, 0, 0, 0, 0, 0, 0, 0, 0, 0, 0, 0, 0, 0, 0, 0, 0, 0, 0, 0, 0, 0, 0, 0, 0, 0, 0, 0, 0, 0, 0, 0, 0, 0, 0, 0, 0, 0, 0, 0, 0, 0, 0, 0, 0, 0, 0, 0, 0, 0, 0, 0, 0, 0, 0, 0, 0, 0, 0, 0, 0, 0, 0, 0, 0, 0, 0, 0, 0, 0, 0, 0, 0, 0, 0, 0, 0, 0, 0, 0, 0, 0, 0, 0, 0, 0, 0, 0, 0, 0, 0, 0, 0, 0, 0, 0, 0, 0, 0, 0, 0, 0, 0, 0, 0, 0, 0, 0, 0, 0, 0, 0, 0, 0, 0, 0, 0, 0], "yaxis": "y2"}], "layout": {"annotations": [{"font": {"size": 16}, "showarrow": false, "text": "DAX Daily - Last 6 Months", "x": 0.5, "xanchor": "center", "xref": "paper", "y": 1.0, "yanchor": "bottom", "yref": "paper"}, {"font": {"size": 16}, "showarrow": false, "text": "Volume", "x": 0.5, "xanchor": "center", "xref": "paper", "y": 0.291, "yanchor": "bottom", "yref": "paper"}], "height": 800, "hovermode": "closest", "xaxis": {"anchor": "y", "domain": [0, 1], "matches": "x2", "rangeslider": {"visible": false}, "showticklabels": false}, "xaxis2": {"anchor": "y2", "domain": [0, 1], "showspikes": true, "spikecolor": "rgba(150, 150, 150, 0.5)", "spikedash": "dot", "spikemode": "across", "spikesnap": "cursor", "spikethickness": 1, "title": {"text": "Date"}}, "yaxis": {"anchor": "x", "domain": [0.321, 1.0], "gridcolor": "rgba(100, 100, 100, 0.2)", "showgrid": true, "showspikes": true, "spikecolor": "rgba(255, 255, 255, 0.8)", "spikedash": "solid", "spikemode": "across+toaxis+marker", "spikesnap": "cursor", "spikethickness": 2, "title": {"text": "Price"}}, "yaxis2": {"anchor": "x2", "domain": [0, 0.291], "title": {"text": "Volume"}}}}
